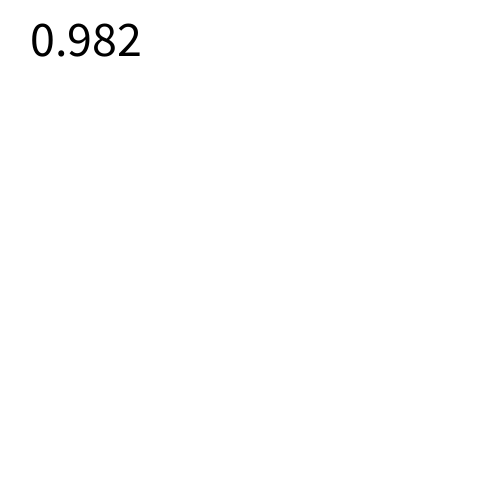
Frame 1 (no input)
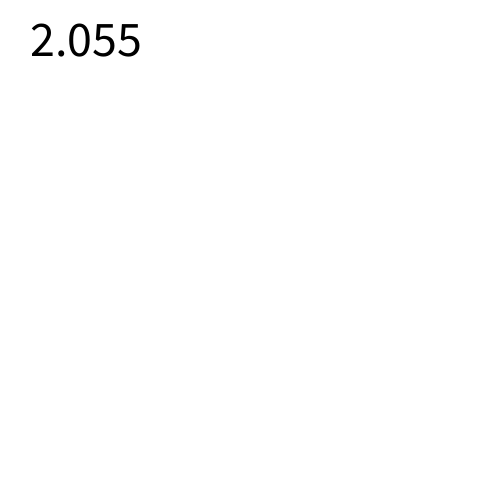
Frame 60 (the mouse pressed at the canvas centre just before this capture)
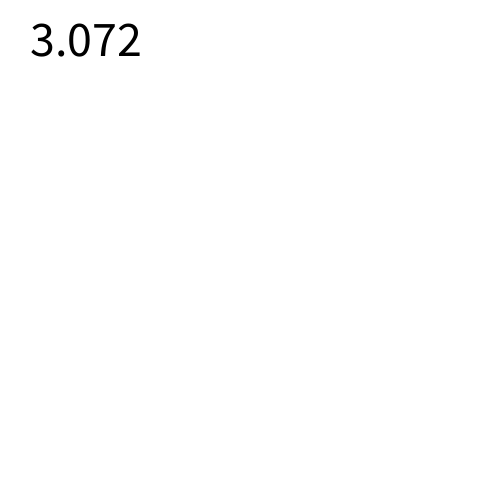
Frame 120 (the mouse held since frame 60 and released just before this capture)

The Processing sketch that drew these frames (run headless with seeded random() and noise(); from frame 60 on, the mouse is pressed at the canvas centre):

// Processing sketch: elapsedTime
// ── elapsedTime.pde
float elapsedTime = 0;

void setup() {
    size(500, 500);
    textSize(50);
    textAlign(LEFT, TOP);
}

void draw() {
    elapsedTime = float(millis()) / 1000;
    background(255);
    fill(0);
    text(elapsedTime, 20, 20);
}
